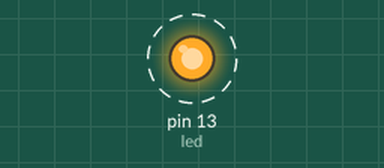
Simulated run of this sketch. Board: Arduino Uno, built with avr-gcc and run on an emulated ATmega328P. On the bench: output pins drawn as LEDs (lit = HIGH). Dashed ring = blinking.

Above: at 0.5 s.
Timing chart, 0 to 3.5 s (numbered marks = the images above):
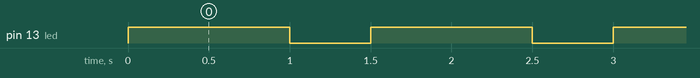

The sketch:

P003.ino
```cpp
int led =  13;
int dEncendido = 1000;
int dApagado = 500;
void setup() {
  // put your setup code here, to run once:
  pinMode(led, OUTPUT);
  // INPUT = SENSORES
  // OUTPUT = ACTUADORES
}

void loop() {
  // put your main code here, to run repeatedly:
  //delay(ms)
  digitalWrite(led, -1);
  delay(dEncendido);
  digitalWrite(led,0);
  delay(dApagado);
   // 1 O TRUE ,HIGH

}
```

Measured:
- by itself, pin 13 (led): alternates HIGH for 1.0 s and LOW for 0.50 s
